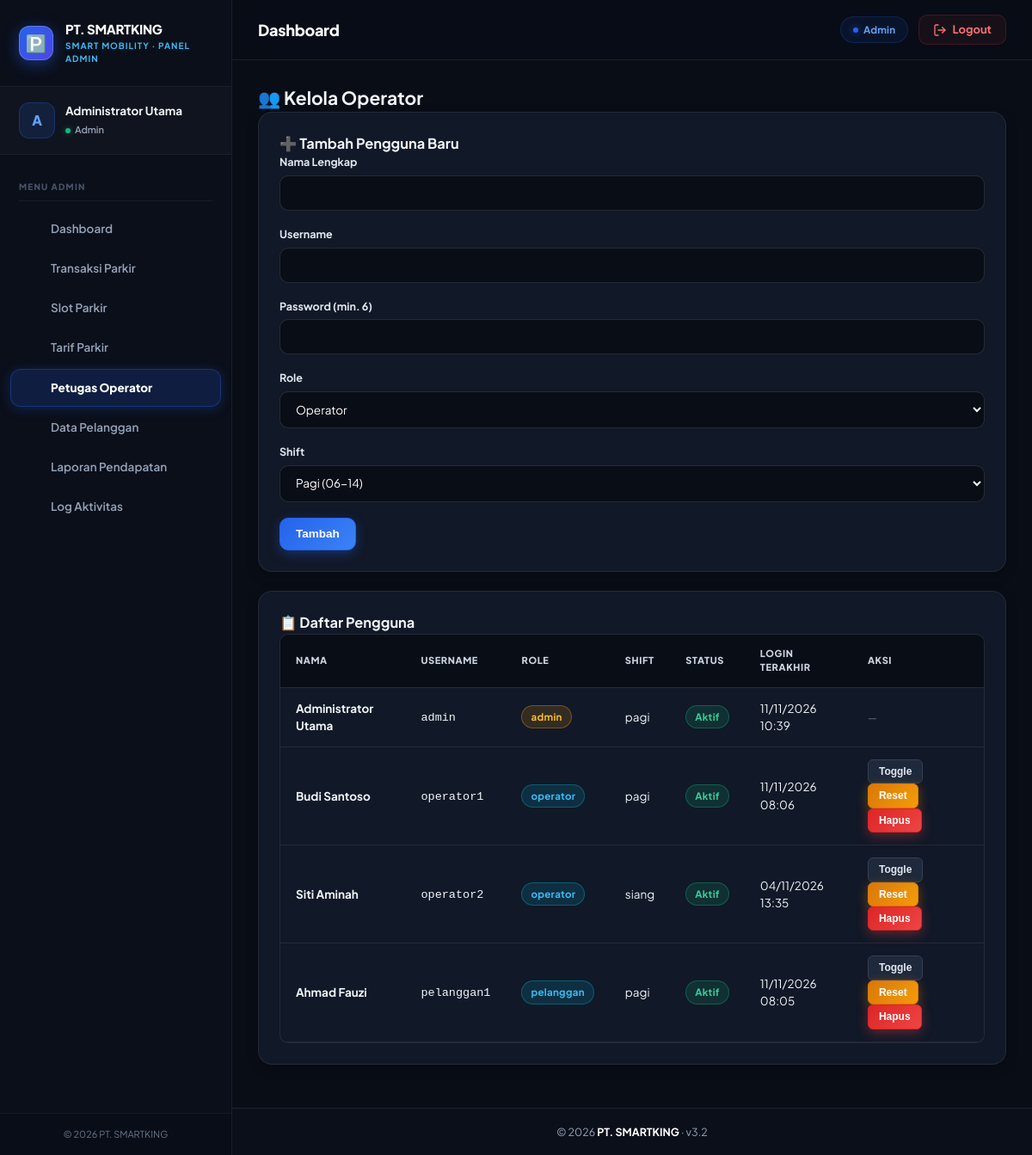
Screenshot of /operator.php (signed in) with the database file from the repository.
### tables this page shows
CREATE TABLE `users` (
  `id_user` int(11) NOT NULL AUTO_INCREMENT,
  `nama_lengkap` varchar(100) NOT NULL,
  `username` varchar(50) NOT NULL,
  `email` varchar(100) DEFAULT NULL,
  `no_telepon` varchar(20) DEFAULT NULL,
  `alamat` text DEFAULT NULL,
  `password` varchar(255) NOT NULL,
  `role` enum('admin','operator','pelanggan') NOT NULL DEFAULT 'operator',
  `shift` enum('pagi','siang','malam') DEFAULT 'pagi',
  `aktif` tinyint(1) NOT NULL DEFAULT 1,
  `last_login` datetime DEFAULT NULL,
  `created_at` datetime DEFAULT current_timestamp(),
  PRIMARY KEY (`id_user`),
  UNIQUE KEY `username` (`username`)
);

### includes/functions.php (called while the page is built, shortened)
<?php
if (!function_exists('e')) {
    function e($str) { return htmlspecialchars((string)$str, ENT_QUOTES, 'UTF-8'); }
}
?>

### operator.php (the view, shortened to what this page needs)
<?php
include 'includes/header.php';
?>
<h2>👥 Kelola Operator</h2>
<div class="card">
  <h3>➕ Tambah Pengguna Baru</h3>
  <form method="post">
    <div class="grid" style="grid-template-columns:1fr 1fr;">
      <div class="form-group"><label>Nama Lengkap</label><input type="text" name="nama_lengkap" required></div>
      <div class="form-group"><label>Username</label><input type="text" name="username" required></div>
      <div class="form-group"><label>Password (min. 6)</label><input type="password" name="password" required minlength="6"></div>
      <div class="form-group"><label>Role</label>
        <select name="role"><option value="operator">Operator</option><option value="admin">Admin</option></select>
      </div>
      <div class="form-group"><label>Shift</label>
        <select name="shift"><option value="pagi">Pagi (06-14)</option><option value="siang">Siang (14-22)</option><option value="malam">Malam (22-06)</option></select>
      </div>
    </div>
    <button class="btn btn-primary" name="tambah" value="1">Tambah</button>
  </form>
</div>
<div class="card">
  <h3>📋 Daftar Pengguna</h3>
  <div class="table-wrapper">
    <table>
      <thead><tr><th>Nama</th><th>Username</th><th>Role</th><th>Shift</th><th>Status</th><th>Login Terakhir</th><th>Aksi</th></tr></thead>
      <tbody>
        <?php $q = $koneksi->query("SELECT * FROM users ORDER BY id_user"); while ($r = $q->fetch_assoc()): ?>
        <tr>
          <td><b><?= e($r['nama_lengkap']) ?></b></td>
          <td><code><?= e($r['username']) ?></code></td>
          <td><span class="badge <?= $r['role']==='admin'?'badge-warning':'badge-info' ?>"><?= e($r['role']) ?></span></td>
          <td><?= e($r['shift'] ?? '-') ?></td>
          <td>
            <?php if ($r['aktif']): ?>
              <span class="badge badge-success">Aktif</span>
            <?php else: ?>
              <span class="badge badge-danger">Nonaktif</span>
            <?php endif; ?>
          </td>
          <td><?= $r['last_login'] ? date('d/m/Y H:i', strtotime($r['last_login'])) : '-' ?></td>
          <td>
            <?php if ($r['username'] !== 'admin'): ?>
            <form method="post" style="display:inline">
              <button class="btn btn-secondary btn-sm" name="toggle" value="1">Toggle</button>
              <button class="btn btn-warning btn-sm" name="reset_pass" value="1" onclick="return confirm('Reset password ke password123?')">Reset</button>
              <button class="btn btn-danger btn-sm" name="hapus" value="1" onclick="return confirm('Hapus user ini?')">Hapus</button>
            </form>
            <?php else: ?>
              <span style="color:#64748b;font-size:12px;">—</span>
            <?php endif; ?>
          </td>
        </tr>
        <?php endwhile; ?>
      </tbody>
    </table>
  </div>
</div>
<?php include 'includes/footer.php'; ?>

### assets/style.css (style rules this page uses)
:root { --primary: #2563eb; --primary-hover: #1d4ed8; --primary-active: #1e40af; --primary-light: #eff6ff; --primary-ring: rgba(37, 99, 235, 0.25); --success: #10b981; --success-dark: #059669; --success-light: #ecfdf5; --warning: #f59e0b; --warning-dark: #d97706; --warning-light: #fffbeb; --danger: #ef4444; --danger-dark: #dc2626; --danger-light: #fef2f2; --info: #06b6d4; --info-dark: #0891b2; --info-light: #ecfeff; --bg-dark: #090d16; --card-dark: #111827; --card-dark-border: rgba(255, 255, 255, 0.08); --card-dark-hover: #162032; --text-dark-primary: #ffffff; --text-dark-secondary: #cbd5e1; --text-dark-muted: #94a3b8; --bg-light: #f8fafc; --card-light: #ffffff; --border-light: #e2e8f0; --text-light-primary: #0f172a; --text-light-secondary: #475569; --text-light-muted: #94a3b8; --sidebar-w: 260px; --radius-sm: 6px; --radius: 10px; --radius-lg: 16px; --radius-pill: 9999px; --shadow-sm: 0 1px 3px rgba(0,0,0,0.1); --shadow: 0 4px 12px rgba(0,0,0,0.15); --shadow-lg: 0 10px 25px rgba(0,0,0,0.25); --shadow-glow: 0 0 20px rgba(37, 99, 235, 0.35); }
*, *::before, *::after { box-sizing: border-box; margin: 0; padding: 0; }
html { font-size: 14px; scroll-behavior: smooth; }
body { font-family: 'Plus Jakarta Sans', 'Inter', -apple-system, sans-serif; background-color: var(--bg-dark); color: var(--text-dark-primary); line-height: 1.5; -webkit-font-smoothing: antialiased; }
.btn { display: inline-flex; align-items: center; justify-content: center; gap: 8px; padding: 10px 18px; font-size: 13.5px; font-weight: 700; border-radius: var(--radius); border: 1px solid transparent; cursor: pointer; transition: all 0.2s cubic-bezier(0.4, 0, 0.2, 1); text-decoration: none; line-height: 1.2; }
.btn-primary { background: linear-gradient(135deg, #2563eb, #3b82f6); color: #ffffff; border-color: #2563eb; box-shadow: 0 4px 14px rgba(37, 99, 235, 0.35); }
.btn-secondary { background: #1e293b; color: #e2e8f0; border-color: #334155; }
.btn-warning { background: linear-gradient(135deg, #d97706, #f59e0b); color: #ffffff; border-color: #d97706; box-shadow: 0 4px 14px rgba(245, 158, 11, 0.35); }
.btn-danger { background: linear-gradient(135deg, #dc2626, #ef4444); color: #ffffff; border-color: #dc2626; box-shadow: 0 4px 14px rgba(239, 68, 68, 0.35); }
.btn-sm { padding: 6px 12px; font-size: 12px; border-radius: var(--radius-sm); }
.badge { display: inline-flex; align-items: center; gap: 5px; padding: 4px 10px; border-radius: var(--radius-pill); font-size: 11.5px; font-weight: 700; letter-spacing: 0.3px; white-space: nowrap; }
.badge-success { background: rgba(16, 185, 129, 0.15); color: #34d399; border: 1px solid rgba(16, 185, 129, 0.35); }
.badge-warning { background: rgba(245, 158, 11, 0.15); color: #fbbf24; border: 1px solid rgba(245, 158, 11, 0.35); }
.badge-info { background: rgba(6, 182, 212, 0.15); color: #38bdf8; border: 1px solid rgba(6, 182, 212, 0.35); }
.card { background: var(--card-dark); border: 1px solid var(--card-dark-border); border-radius: var(--radius-lg); padding: 24px; margin-bottom: 22px; box-shadow: 0 4px 14px rgba(0, 0, 0, 0.25); transition: all 0.25s ease; position: relative; }
.table-wrapper { overflow-x: auto; border-radius: var(--radius); border: 1px solid var(--card-dark-border); background: var(--card-dark); }
table { width: 100%; border-collapse: collapse; font-size: 13.5px; color: #e2e8f0; }
th { background: #090d16; padding: 14px 18px; text-align: left; font-size: 11px; font-weight: 800; color: #cbd5e1; text-transform: uppercase; letter-spacing: 0.6px; border-bottom: 1px solid var(--card-dark-border); }
td { padding: 14px 18px; border-bottom: 1px solid var(--card-dark-border); vertical-align: middle; color: #f1f5f9; }
.form-group { margin-bottom: 18px; display: flex; flex-direction: column; gap: 6px; }
label, .form-label { font-size: 12.5px; font-weight: 700; color: #e2e8f0; }
input[type="text"], input[type="number"], input[type="password"], input[type="email"], input[type="date"], select, textarea, .form-control { width: 100%; padding: 11px 14px; background: #090d16; border: 1.5px solid rgba(255, 255, 255, 0.12); border-radius: var(--radius); color: #ffffff; font-size: 13.5px; font-family: inherit; outline: none; transition: all 0.2s; }
select option { background: #141722; color: #ffffff; }

### rows the page displays
users: nama_lengkap "Administrator Utama", username "admin", role "admin", shift "pagi", aktif "Aktif", last_login "11/11/2026 10:39"
users: nama_lengkap "Budi Santoso", username "operator1", role "operator", shift "pagi", aktif "Aktif", last_login "11/11/2026 08:06"
users: nama_lengkap "Siti Aminah", username "operator2", role "operator", shift "siang", aktif "Aktif", last_login "04/11/2026 13:35"
users: nama_lengkap "Ahmad Fauzi", username "pelanggan1", role "pelanggan", shift "pagi", aktif "Aktif", last_login "11/11/2026 08:05"

### other values shown
$perusahaan['nama_perusahaan'] "PT. SMARTKING"
$role_label "ADMIN"
$user_initial "A"
$_SESSION['nama_lengkap'] "Administrator Utama"
$role_label "Admin"
$m['label'] "Dashboard"
$m['label'] "Transaksi Parkir"
$m['label'] "Slot Parkir"
$m['label'] "Tarif Parkir"
$m['label'] "Petugas Operator"
$m['label'] "Data Pelanggan"
$m['label'] "Laporan Pendapatan"
$m['label'] "Log Aktivitas"
$page_title "Dashboard"
APP_VERSION "3.2"
